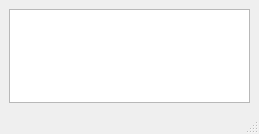
<?xml version="1.0" encoding="UTF-8"?>
<ui version="4.0">
 <class>MainWindow</class>
 <widget class="QMainWindow" name="MainWindow">
  <property name="geometry">
   <rect>
    <x>0</x>
    <y>0</y>
    <width>259</width>
    <height>134</height>
   </rect>
  </property>
  <property name="windowTitle">
   <string>MainWindow</string>
  </property>
  <widget class="QWidget" name="centralwidget">
   <layout class="QVBoxLayout" name="verticalLayout">
    <item>
     <widget class="QTreeView" name="treeView"/>
    </item>
   </layout>
  </widget>
  <widget class="QMenuBar" name="menubar">
   <property name="geometry">
    <rect>
     <x>0</x>
     <y>0</y>
     <width>259</width>
     <height>23</height>
    </rect>
   </property>
  </widget>
  <widget class="QStatusBar" name="statusbar"/>
 </widget>
 <resources/>
 <connections/>
</ui>
